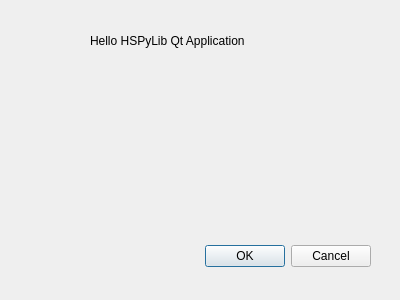
<?xml version="1.0" encoding="UTF-8"?>
<ui version="4.0">
 <class>Dialog</class>
 <widget class="QDialog" name="Dialog">
  <property name="geometry">
   <rect>
    <x>0</x>
    <y>0</y>
    <width>400</width>
    <height>300</height>
   </rect>
  </property>
  <property name="windowTitle">
   <string>Dialog</string>
  </property>
  <widget class="QDialogButtonBox" name="bboxOkCancel">
   <property name="geometry">
    <rect>
     <x>30</x>
     <y>240</y>
     <width>341</width>
     <height>32</height>
    </rect>
   </property>
   <property name="orientation">
    <enum>Qt::Horizontal</enum>
   </property>
   <property name="standardButtons">
    <set>QDialogButtonBox::Cancel|QDialogButtonBox::Ok</set>
   </property>
  </widget>
  <widget class="QLabel" name="lblHello">
   <property name="geometry">
    <rect>
     <x>90</x>
     <y>30</y>
     <width>191</width>
     <height>21</height>
    </rect>
   </property>
   <property name="text">
    <string>Hello HSPyLib Qt Application</string>
   </property>
  </widget>
 </widget>
 <resources/>
 <connections>
  <connection>
   <sender>bboxOkCancel</sender>
   <signal>accepted()</signal>
   <receiver>Dialog</receiver>
   <slot>accept()</slot>
   <hints>
    <hint type="sourcelabel">
     <x>248</x>
     <y>254</y>
    </hint>
    <hint type="destinationlabel">
     <x>157</x>
     <y>274</y>
    </hint>
   </hints>
  </connection>
  <connection>
   <sender>bboxOkCancel</sender>
   <signal>rejected()</signal>
   <receiver>Dialog</receiver>
   <slot>reject()</slot>
   <hints>
    <hint type="sourcelabel">
     <x>316</x>
     <y>260</y>
    </hint>
    <hint type="destinationlabel">
     <x>286</x>
     <y>274</y>
    </hint>
   </hints>
  </connection>
  <connection>
   <sender>bboxOkCancel</sender>
   <signal>accepted()</signal>
   <receiver>Dialog</receiver>
   <slot>accept()</slot>
   <hints>
    <hint type="sourcelabel">
     <x>204</x>
     <y>254</y>
    </hint>
    <hint type="destinationlabel">
     <x>164</x>
     <y>112</y>
    </hint>
   </hints>
  </connection>
  <connection>
   <sender>bboxOkCancel</sender>
   <signal>rejected()</signal>
   <receiver>Dialog</receiver>
   <slot>reject()</slot>
   <hints>
    <hint type="sourcelabel">
     <x>346</x>
     <y>258</y>
    </hint>
    <hint type="destinationlabel">
     <x>323</x>
     <y>130</y>
    </hint>
   </hints>
  </connection>
 </connections>
</ui>
